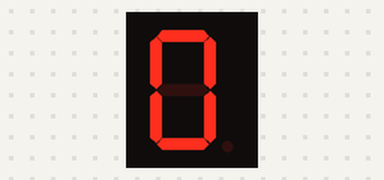
This sketch was run on a simulated ESP8266 (NodeMCU). Shown: 1-digit seven-segment display. Wiring (inferred from the names in the program): 1-digit 7-segment display, segments lit when HIGH: segments D7, D6, D5, D4, D3, D2, D1. The segment pins are drawn as the display they are named for.

Above: at 0.1 s.
At 1.1 s:
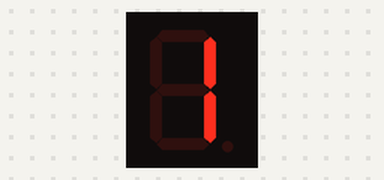
At 2.1 s:
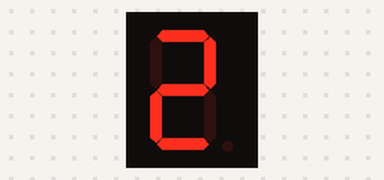

The sketch:

6_seven_segment.ino
```cpp
byte pinler[7]={D7,D6,D5,D4,D3,D2,D1};  // seven segment pinleri
//*********************************************************
void setup() {
  // put your setup code here, to run once:
  for(byte i=0;i<7;i++)
    pinMode(pinler[i],OUTPUT);  // seven segmente gidien pinler çıkış
}
//*********************************************************
void loop() {
  // put your main code here, to run repeatedly:
  // 0 rakamını yaz
  digitalWrite(D7,HIGH);
  digitalWrite(D6,HIGH);
  digitalWrite(D5,HIGH);
  digitalWrite(D4,HIGH);
  digitalWrite(D3,HIGH);
  digitalWrite(D2,HIGH);
  digitalWrite(D1,LOW);
  delay(1000);
  // 1 rakamını yaz
  digitalWrite(D7,LOW);
  digitalWrite(D6,HIGH);
  digitalWrite(D5,HIGH);
  digitalWrite(D4,LOW);
  digitalWrite(D3,LOW);
  digitalWrite(D2,LOW);
  digitalWrite(D1,LOW);
  delay(1000);
  // 2 rakamını yaz
  digitalWrite(D7,HIGH);
  digitalWrite(D6,HIGH);
  digitalWrite(D5,LOW);
  digitalWrite(D4,HIGH);
  digitalWrite(D3,HIGH);
  digitalWrite(D2,LOW);
  digitalWrite(D1,HIGH);
  delay(1000);
}
```

Measured:
- by itself, everything shown: repeats every 3.0 s, in 3 steps
- what the display in image 1 shows lasts 1.0 s, from 1.0 s to 2.0 s
